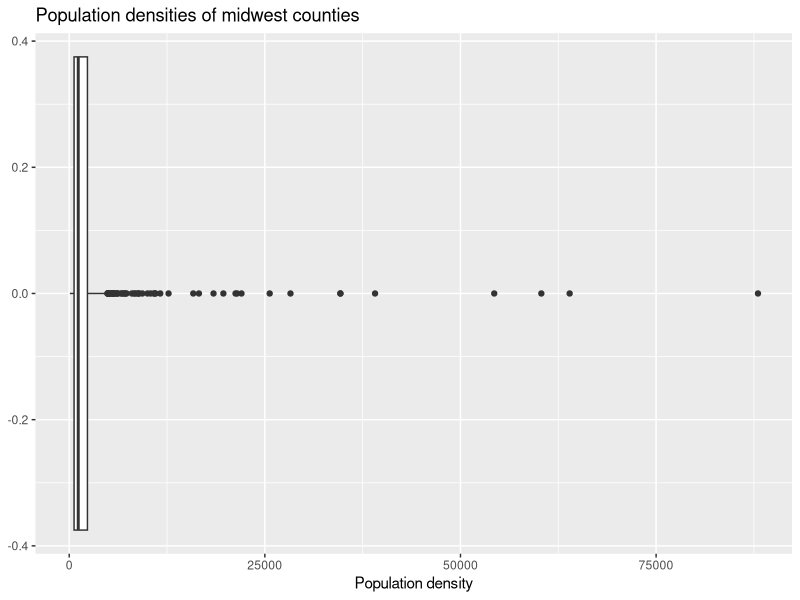
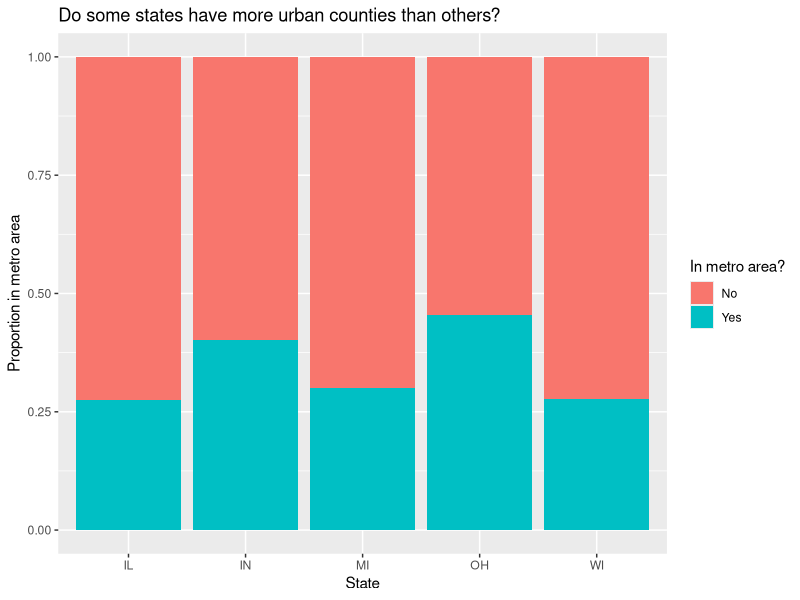

The R script that drew these images, in order:
## ---- chunk 1
#| eval: true
#| message: false
library(tidyverse)
## ---- chunk 2
#| label: popdensity-boxplot
#| fig-width: 5
#| fig-height: 3
#| echo: false
#| eval: true
ggplot(midwest, aes(x = popdensity)) +
  geom_boxplot() +
  labs(
    title = "Population densities of midwest counties",
    x = "Population density"
  )
## ---- chunk 3
#| label: metro-barplot
#| fig-width: 7
#| fig-height: 3
#| echo: false
#| eval: true
midwest <- midwest |>
  mutate(metro = if_else(inmetro == 1, "Yes", "No"))

ggplot(midwest, aes(x = state, fill = metro)) +
  geom_bar(position = "fill") +
  labs(
    title = "Do some states have more urban counties than others?",
    x = "State",
    y = "Proportion in metro area",
    fill = "In metro area?"
  )
## ---- chunk 4
#| eval: true
#| message: false
library(tidyverse)
library(scales)
library(ggbeeswarm)
## ---- chunk 5
nc_county <- read_csv("data/nc-county.csv")
